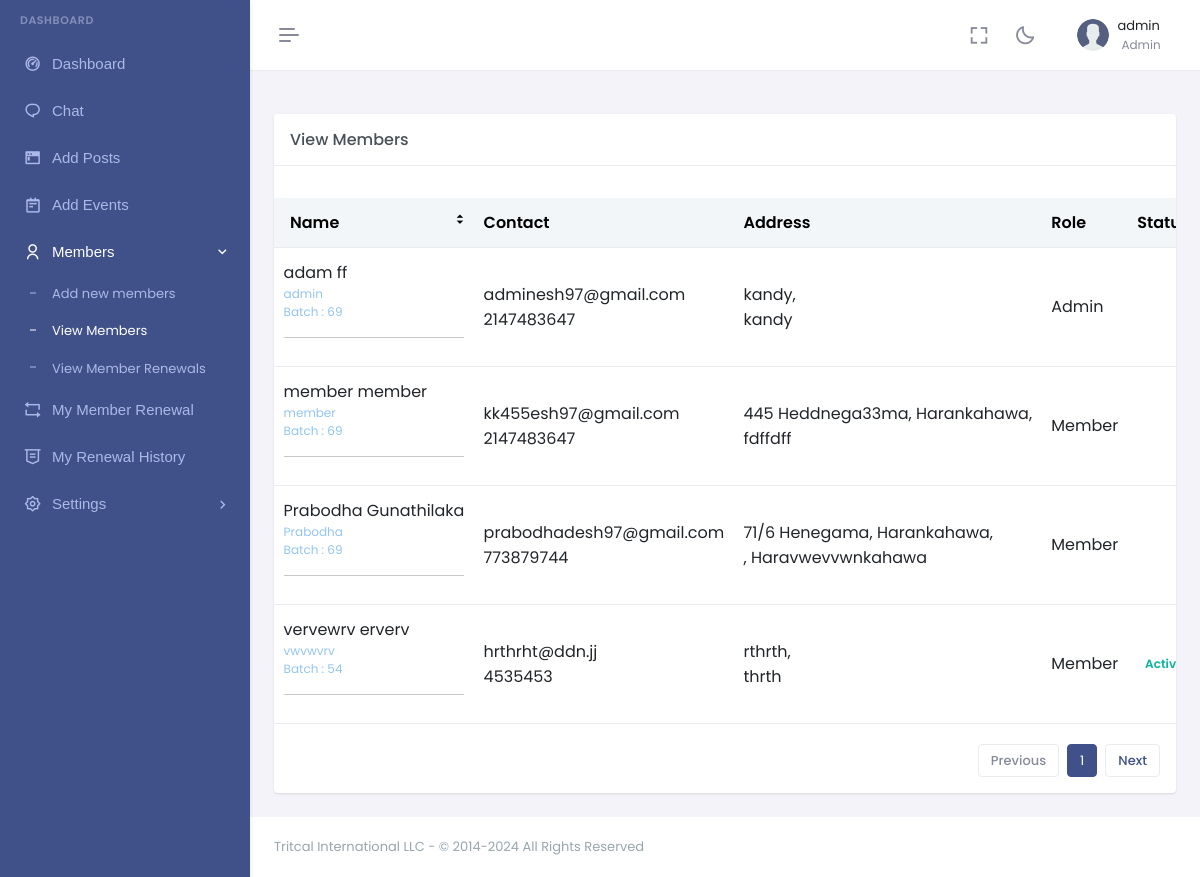
The page /view_members.php (signed in) on the database its author committed.
### tables this page shows
CREATE TABLE `members` (
  `member_id` int(11) NOT NULL,
  `member_username` varchar(255) NOT NULL,
  `member_first_name` varchar(255) NOT NULL,
  `member_last_name` varchar(255) NOT NULL,
  `member_id_no` varchar(255) NOT NULL,
  `member_batch` varchar(255) DEFAULT NULL,
  `member_address` varchar(255) DEFAULT NULL,
  `member_address_line2` varchar(255) DEFAULT NULL,
  `member_nic` varchar(255) DEFAULT NULL,
  `role` varchar(255) DEFAULT NULL,
  `member_wrokplace` varchar(255) DEFAULT NULL,
  `member_designation` varchar(255) DEFAULT NULL,
  `member_email` varchar(255) NOT NULL,
  `contact_number` int(11) NOT NULL,
  `password` varchar(255) NOT NULL,
  `confirm_password` varchar(255) NOT NULL,
  `status` varchar(255) DEFAULT NULL
);

### view_members.php (the view, shortened to what this page needs)
<?php
echo "Welcome, " . $_SESSION['member_username'];
require 'db.php';
?>
<!doctype html>
<html lang="en" data-layout="vertical" data-topbar="light" data-sidebar="dark" data-sidebar-size="lg"
    data-sidebar-image="none" data-preloader="disable" data-theme="default" data-theme-colors="default">
<head>
    <link href="assets/libs/sweetalert2/sweetalert2.min.css" rel="stylesheet" type="text/css" />
    <link href="assets/css/bootstrap.min.css" rel="stylesheet" type="text/css" />
    <link href="assets/css/icons.min.css" rel="stylesheet" type="text/css" />
    <link href="assets/css/app.min.css" rel="stylesheet" type="text/css" />
    <link href="assets/css/custom.min.css" rel="stylesheet" type="text/css" />
</head>
<body>
    <div id="layout-wrapper">
        <?php include './inc/admin_header.php'; ?>
        <?php include './inc/admin_sidebar.php'; ?>
        <div class="main-content">
            <div class="page-content">
                <div class="container-fluid">
                    <div class="row">
                        <div class="col-lg-12">
                            <div class="card">
                                <div class="card-header">
                                    <h4 class="card-title mb-0">View Members</h4>
                                </div>
                                <div class="card-body">
                                    <div class="listjs-table" id="customerList">
                                    <div class="table-responsive table-card mt-3 mb-1">
                                        <table class="table align-middle table-nowrap" id="customerTable">
                                                <thead class="table-light">
                                                    <tr>
                                                        <th class="sort" data-sort="customer_name">Name</th>
                                                        <th class="" data-sort="customer_name">Contact</th>
                                                        <th class="" data-sort="date">Address</th>
                                                        <th class="" data-sort="date">Role</th>
                                                        <th class="" data-sort="status">Status</th>
                                                    </tr>
                                                </thead>
                                                <tbody class="list form-check-all">
                                                    <?php
                                                    $sql = "SELECT * FROM members ";
                                                    $result = $conn->query($sql);
                                                    if ($result && $result->num_rows > 0) {
                                                        while ($row = $result->fetch_assoc()) {
                                                            ?>
                                                            <tr>
                                                                <td class="customer_name">
                                                                    <?php echo $row['member_first_name']; ?>
                                                                    <?php echo $row['member_last_name']; ?>
                                                                    <p style="color:#93c4f2; font-size:12px;">
                                                                        <?php echo $row['member_username']; ?>
                                                                    <br>Batch : <?php echo $row['member_batch']; ?><hr>
                                                                    </p>
                                                                </td>
                                                                <td class="email"><?php echo $row['member_email']; ?><br><?php echo $row['contact_number']; ?></td>
                                                                <td class="batch"><?php echo $row['member_address']; ?>,
                                                                    <br>
                                                                    <?php echo $row['member_address_line2']; ?>
                                                                </td>
                                                                <td class="batch"> <?php
                                                                    if ($row['role'] == 1) {
                                                                        echo '<span>Admin</span>';
                                                                    } elseif ($row['role'] == 2) {
                                                                        echo '<span>Member</span>';
                                                                    }
                                                                    ?></td>
                                                                <td class="status">
                                                                    <?php
                                                                    if ($row['status'] == 1) {
                                                                        echo '<span class="badge text-success">Active</span>';
                                                                    } elseif ($row['status'] == 2) {
                                                                        echo '<span class="badge text-danger">Inactive</span>';
                                                                    }
                                                                    ?>
                                                                </td>
                                                            </tr>
                                                            <?php
                                                        }
                                                    } else {
                                                        echo "No data found.";
                                                    }
                                                    ?>
                                                </tbody>
                                            </table>
                                        </div>
                                        <div class="d-flex justify-content-end">
                                            <div class="pagination-wrap hstack gap-2">
                                                <a class="page-item pagination-prev disabled"
                                                    href="javascript:void(0);">
                                                    Previous
                                                </a>
                                                <ul class="pagination listjs-pagination mb-0"></ul>
                                                <a class="page-item pagination-next" href="javascript:void(0);">
                                                    Next
                                                </a>
                                            </div>
                                        </div>
                                    </div>
                                </div>
                            </div>
                        </div>
                    </div>
                </div>
            </div>
            <?php include './inc/dash_footer.php'; ?>
        </div>
</body>
</html>

### rows shown on the page
members: member_first_name "adam", member_last_name "ff", member_username "admin", member_batch "69", member_email "adminesh97@gmail.com", contact_number "2147483647", member_address "kandy", member_address_line2 "kandy", role "Admin"
members: member_first_name "member", member_last_name "member", member_username "member", member_batch "69", member_email "kk455esh97@gmail.com", contact_number "2147483647", member_address "445 Heddnega33ma, Harankahawa", member_address_line2 "fdffdff", role "Member"
members: member_first_name "Prabodha", member_last_name "Gunathilaka", member_username "Prabodha", member_batch "69", member_email "prabodhadesh97@gmail.com", contact_number "773879744", member_address "71/6 Henegama, Harankahawa", member_address_line2 ", Haravwevvwnkahawa", role "Member"
members: member_first_name "vervewrv", member_last_name "erverv", member_username "vwvwvrv", member_batch "54", member_email "hrthrht@ddn.jj", contact_number "4535453", member_address "rthrth", member_address_line2 "thrth", role "Member", status "Active"

### other values the page prints
$_SESSION['member_username'] "admin"
